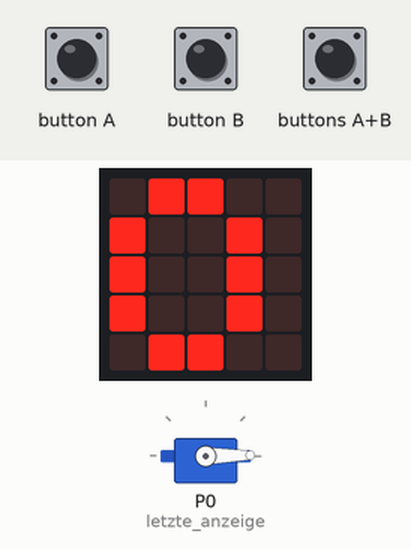
Bench run of a program on a simulated BBC micro:bit running MicroPython. Parts: servo, the board's 5×5 LED display. The inputs (shaded band) are chosen by the test bench. Servo angles are drawn from the pulse width (0.5 ms = 0°, 2.5 ms = 180°).

Above: at 1.2 s.
1.3 s: button A pressed for 1 s
At 3.5 s:
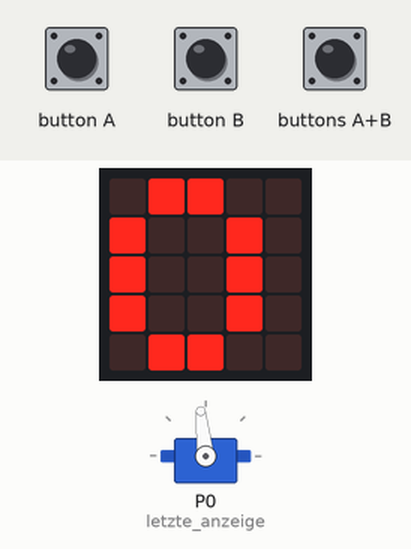
3.8 s: button B pressed for 0.15 s
At 4.7 s:
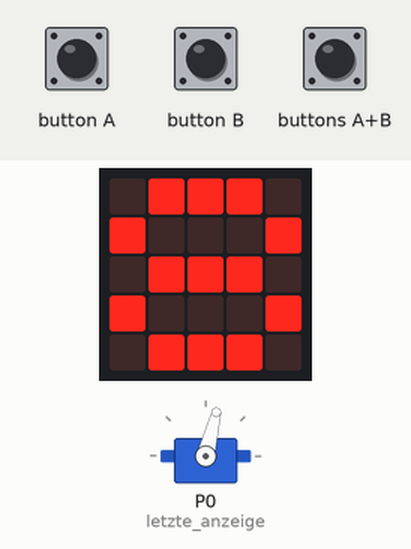
5.4 s: button B pressed for 1 s
At 5.81 s:
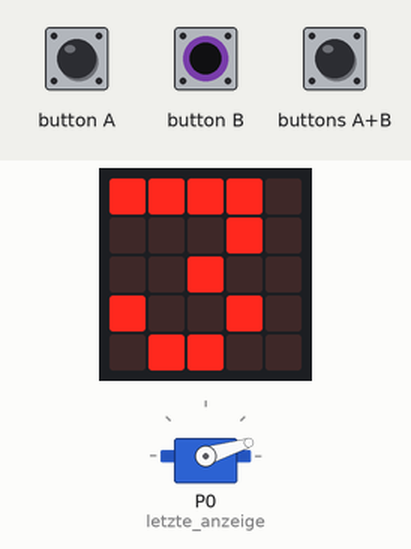
7.9 s: button A pressed for 3.2 s
At 11.8 s:
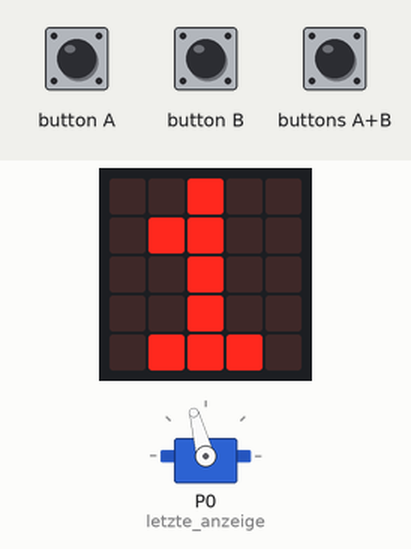
12.6 s: buttons A+B pressed for 0.15 s
At 13.8 s:
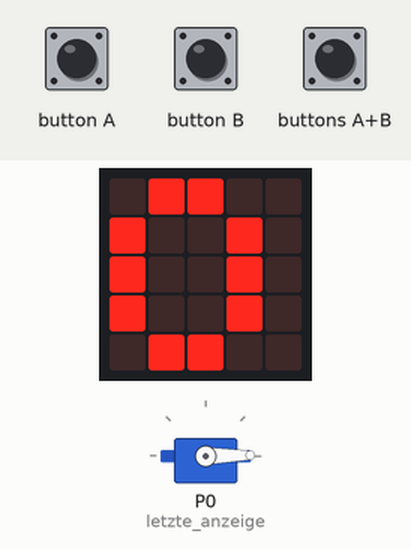
Timing chart, 0 to 15.2 s (numbered marks = the images above; inputs shaded):
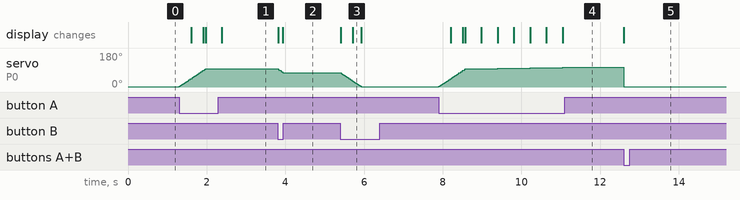

The program:

main.py
```python
# Sample: a-b-drehen  (Miuzei Micro Servo 9g, Metallgetriebe)
# Board:   BBC micro:bit V2.2
# Sprache: MicroPython
#
# Ziel: Knopf A gedrueckt halten -> Servo dreht in die eine Richtung,
#       Knopf B gedrueckt halten -> in die andere Richtung.
#       A + B zusammen -> zurueck auf 0 Grad.
#
# --------------------------------------------------------------------------
# Verkabelung (3-poliges Servokabel)
# --------------------------------------------------------------------------
#   Servo orange/gelb (Signal)  ->  P0
#   Servo rot         (+)        ->  3V   (oder externe Batteriebox, dann GND
#                                          gemeinsam - siehe Bauteil-README)
#   Servo braun/schwarz (-)      ->  GND
# --------------------------------------------------------------------------

from microbit import *

pin0.set_analog_period(20)   # 20 ms = 50 Hz


def servo_winkel(grad):
    grad = max(0, min(180, grad))
    duty = int(26 + grad * (123 - 26) / 180)   # ca. 0.5 ms .. 2.4 ms
    pin0.write_analog(duty)


SCHRITT = 3          # Grad pro Schleifendurchlauf (Tempo)
winkel = 0

servo_winkel(winkel)
letzte_anzeige = -1

while True:
    # A + B zuerst pruefen, sonst wuerde es nur hoch- oder runterzaehlen
    if button_a.is_pressed() and button_b.is_pressed():
        winkel = 0
    elif button_a.is_pressed():
        winkel = winkel + SCHRITT
    elif button_b.is_pressed():
        winkel = winkel - SCHRITT

    winkel = max(0, min(180, winkel))
    servo_winkel(winkel)

    # Anzeige nur bei Aenderung neu setzen (kein Flackern)
    if winkel != letzte_anzeige:
        display.show(str(winkel // 10))   # grobe Anzeige 0..18
        letzte_anzeige = winkel

    sleep(20)
```

Measured:
- after the input at 1.3 s, servo on P0 (letzte_anzeige): moves from 1° to 96° over 0.67 s, starting at once; the display: first changes after 0.31 s (image 1 shows a later state)
- after the input at 3.8 s, servo on P0 (letzte_anzeige): 96° → 76° at once; the display: first changes at once (image 2 shows a later state)
- after the input at 5.4 s, servo on P0 (letzte_anzeige): moves from 76° to 1° over 0.53 s, starting at once; the display: first changes at once (image 3 shows a later state)
- after the input at 7.9 s, servo on P0 (letzte_anzeige): moves from 1° to 105° over 3.1 s, starting at once; the display: first changes after 0.31 s (image 4 shows a later state)
- after the input at 12.6 s, servo on P0 (letzte_anzeige): 105° → 1° at once; the display: changes at once (image 5)
